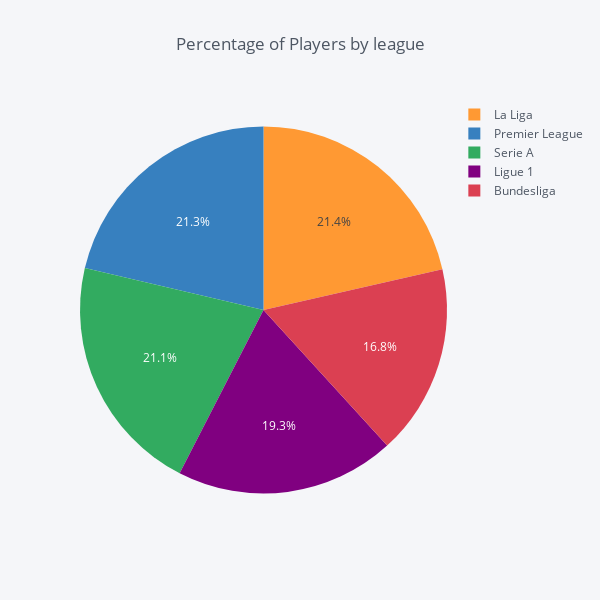

The cell this chart's notebook holds for it:
### Code cell
# Create a pie chart for number of players per league (Analysis note: Bundesliga has a less number of players since it has 18 clubs vs other leagues has 20 teams)
player_df = pd.DataFrame({'league': ['La Liga', 'Premier League', 'Serie A', 'Ligue 1', 'Bundesliga'],
                         'player': [478, 476, 471, 431, 375]})
player_df.iplot(kind='pie', labels='league', values='player', title='Percentage of Players by league',dimensions=(600,600))

### Figure 1 — Plotly figure (JSON) as saved in the notebook; plotly's stock layout.template omitted (floating-point values rounded to 4 significant figures)
{"data": [{"labels": ["La Liga", "Premier League", "Serie A", "Ligue 1", "Bundesliga"], "marker": {"colors": ["rgba(255, 153, 51, 1.0)", "rgba(55, 128, 191, 1.0)", "rgba(50, 171, 96, 1.0)", "rgba(128, 0, 128, 1.0)", "rgba(219, 64, 82, 1.0)"]}, "name": "", "type": "pie", "values": [478, 476, 471, 431, 375]}], "layout": {"height": 600, "legend": {"bgcolor": "#F5F6F9", "font": {"color": "#4D5663"}}, "paper_bgcolor": "#F5F6F9", "plot_bgcolor": "#F5F6F9", "title": "Percentage of Players by league", "titlefont": {"color": "#4D5663"}, "width": 600}}
